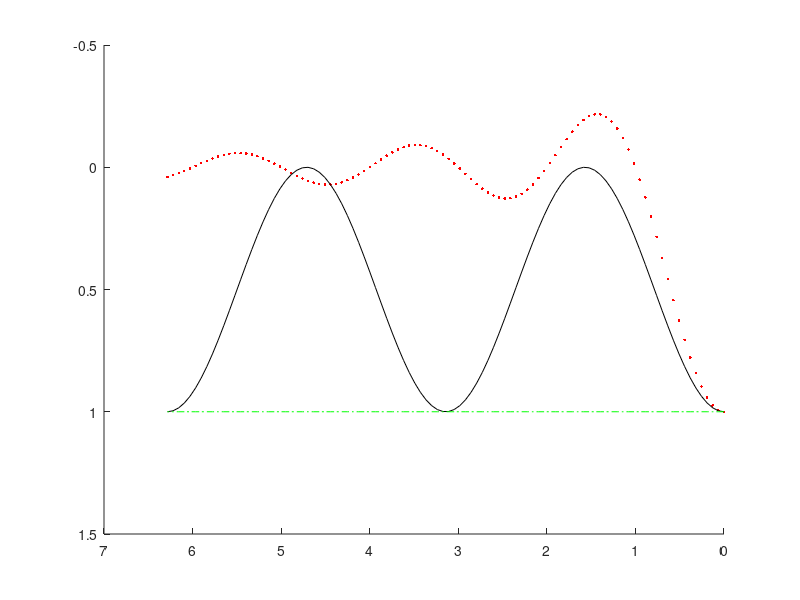

MATLAB code to generate this figure:
%%  Plotting examples in Matlab
%  A.J. Melhus, 4-18-10

%% Using ezplot command

% Use ezplot if you have a simple function and want a plot very quickly
    
% Syntax:
%  ezplot(f)  
% -  plots a function f over default domain [-2pi, 2pi]
% - f can be symbolic, vector, or string
% - displays title 'f' and independent variable 'x' on figure
  
%  explot(f, [xmin,xmax])
% - plots a function f over the given domain [xmin, xmax]
  
% To try:
    
clf % clear figure space
ezplot('x^2')    % plots y = x^2 over [-2pi, 2pi]
    
f = 'cos(x)+1';
ezplot(f, [0, 2*pi])    % plots f = cos(x) + 1 over [0, 2pi]
        
        
%% Using plot command          
% plot is a much more robust plotting tool

% Basic syntax:
%  plot(x,y)
% - x and y are vectors containing the data you wish to plot
% - x and y must be of same length and type

x1 = 0:2*pi;    % a vector from 0 to 2pi, using the default step of 1
y1 = sin(x1);
clf % clear figure space
plot(x1,y1)

%% 
%  THIS PLOT LOOKS BAD because x1 only contains 7 points (we need more 
% points to make a smooth graph).  

%  Instead, use <linspace> to make a much more smooth graph:

x2 = linspace(0, 2*pi);    % a vector from 0 to 2pi containing 100 linearly 
                           % spaced points
y2 = sin(x2);
clf % clear figure space
plot(x2,y2)
%  THIS PLOT LOOKS GOOD because x2 contains many more points, creating a 
% smoother graph


%% Plot aesthetics  
% (taken/edited from http://www.engin.umich.edu/group/ctm/extras/plot.html)

% The color and point marker can be changed on a plot by adding a third 
% parameter (in single quotes) to the plot command.
% Syntax:
% plot(x,y, 'aesthetic')
% - aesthetic consists of one to three characters which specify a color 
% and/or point marker type
%
% color and point marker types:
%     y     yellow        .     point
%     m     magenta       o     circle
%     c     cyan          x     x-mark
%     r     red           +     plus
%     g     green         -     solid
%     b     blue          *     star
%     w     white         :     dotted
%     k     black         -.    dashdot
%  	                     --    dashed

% For example, to plot y2 as a red, dotted line, the command should be 
% changed to:
  
clf % clear figure space
plot(x2,y2, 'r:')    % plots a red dotted line, instead of the default 
                     % blue straight line
  

%%    Multiple Plots, 2 ways

%  1.  Use multiple arguments within one plot command:
%  Syntax:
% plot(x,y,'aesthetic',...,x,y_n,'aesthetic')

% For example:
t=linspace(0,2*pi);
clf % clear figure space
plot(t,sinc(t),'r.',t,(cos(t)).^2,t,(sin(t)).^2+(cos(t)).^2,'ko')    
% plots sinc(t), cos^2(t), and sin^2+cos^2(t) all on the same plot, with 
% different point markers
%%

%  2.  Use hold on/off command:
% You can use the <hold> command to make adjustments to the current figure 
% without erasing objects or information.
% hold is a more logical way of plotting multiple objects at once, and is 
% not as crammed.

% For example:
t1 = linspace(0,2*pi);
v1 = sinc(t1);
clf % clear figure space
hold on    % toggles figure to allow more figure actions
plot(t1,v1,'r.')    % plots sinc(t) in red points
v2 = (cos(t1)).^2;
plot(t1,v2,'k')    % plots cos^2(t) in black
v3 = (sin(t1)).^2 + (cos(t1)).^2;
plot(t1,v3,'g-.')   % plots sin^2 + cos^2(t) in green dash-dot
hold off    % release figure toggle

%% Reversing axes
% Reversing axes is often useful in astronomy: think about the magnitude
% scale, where brighter is more negative.

%  Reverse the plotted axes by using the set command:
%          set(axes, 'XDir', 'reverse', 'YDir', 'reverse')    
% This reverses both the x-axis and y-axis (positive is now left and down, 
% negative is right and up)
% - Use only 'XDir' to flip x-axis
% - Use only 'YDir' to flip y-axis 

clf % clear figure space
set(axes, 'XDir','reverse', 'YDir', 'reverse')    % Reverses both axes 
hold on    % toggles figure to allow more figure actions
plot(t1,v1,'r.')    % plots sinc(t) in red points
v2 = (cos(t1)).^2;
plot(t1,v2,'k')    % plots cos^2(t) in black
v3 = (sin(t1)).^2 + (cos(t1)).^2;
plot(t1,v3,'g-.')   % plots sin^2 + cos^2(t) in green dash-dot
hold off    % release figure toggle

